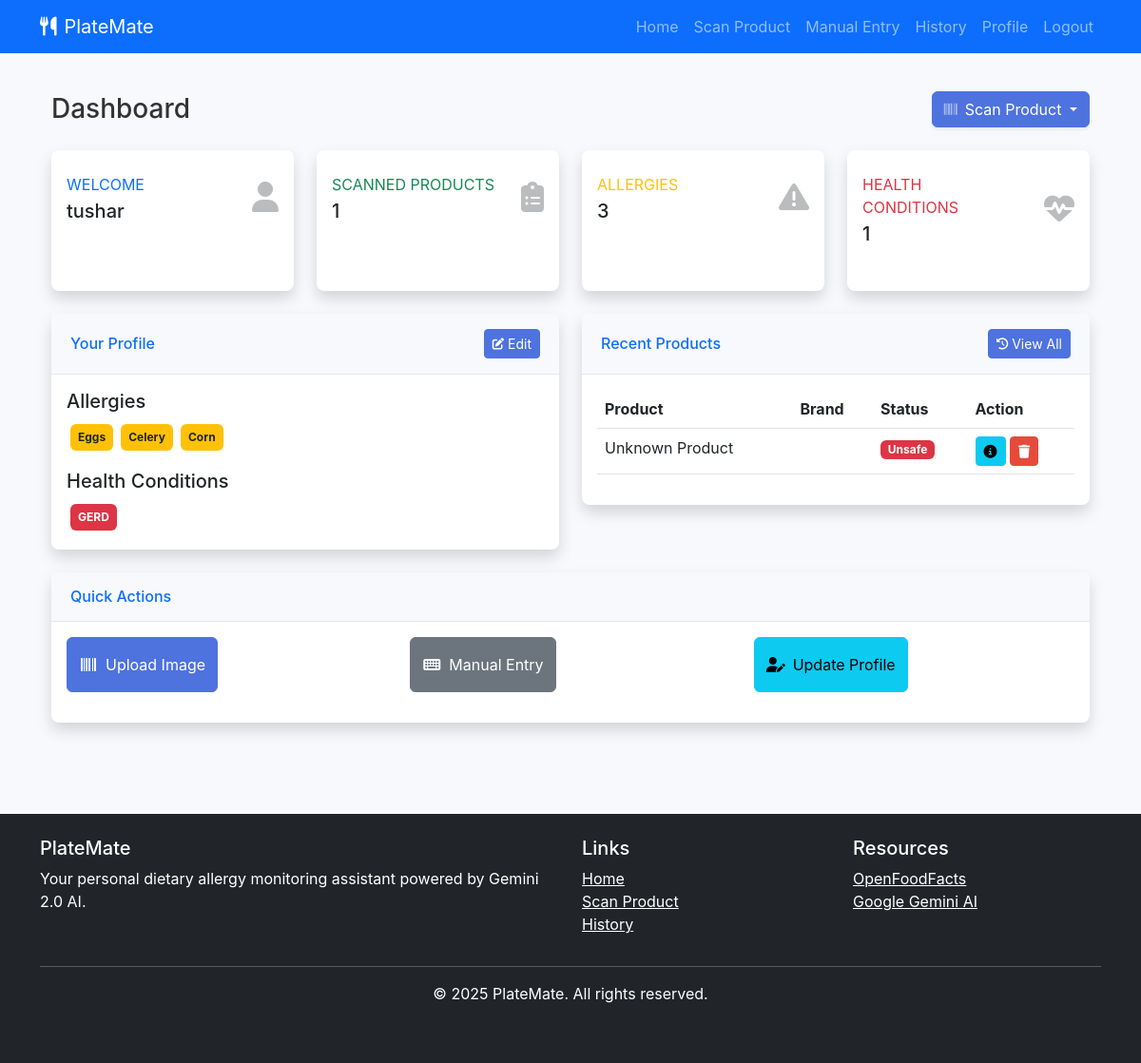
The app's page / (signed in) with its own data.
### app.py (models this page shows)
class User(db.Model):
    id = db.Column(db.Integer, primary_key=True)
    username = db.Column(db.String(120), unique=True, nullable=False)
    name = db.Column(db.String(120), nullable=False)
    mobile = db.Column(db.String(20), unique=True, nullable=False)
    age = db.Column(db.Integer, nullable=False)
    allergies = db.Column(db.String(255), default="")
    health_conditions = db.Column(db.String(255), default="")
    saved_products = db.relationship('SavedProduct', backref='user', lazy=True)

class SavedProduct(db.Model):
    id = db.Column(db.Integer, primary_key=True)
    barcode = db.Column(db.String(50), nullable=False)
    title = db.Column(db.String(200), nullable=False)
    brand = db.Column(db.String(100))
    category = db.Column(db.String(100))
    is_safe = db.Column(db.Boolean, default=True)
    user_id = db.Column(db.Integer, db.ForeignKey('user.id'), nullable=False)
    date_added = db.Column(db.DateTime, default=db.func.current_timestamp())

### app.py (the view)
@app.route('/')
def home():
    if 'user_id' in session:
        user = User.query.get(session['user_id'])
        if not user:
            session.clear()
            flash("User not found. Please log in again.", "danger")
            return redirect(url_for('login'))
        recent_products = SavedProduct.query.filter_by(user_id=user.id).order_by(SavedProduct.date_added.desc()).limit(5).all()
        return render_template('dashboard.html', user=user, recent_products=recent_products)
    return render_template('index.html')

### app.py (called while the page is built)
@app.context_processor
def inject_now():
    return {'now': datetime.now()}

### templates/dashboard.html (shortened to what this page needs)
{% extends 'base.html' %}
{% block content %}
<div class="container">
    <div class="d-sm-flex align-items-center justify-content-between mb-4">
        <h1 class="h3 mb-0 text-gray-800">Dashboard</h1>
        <div class="dropdown">
            <button class="btn btn-primary dropdown-toggle shadow-sm" type="button" id="scanDropdown" data-bs-toggle="dropdown" aria-expanded="false">
                <i class="fas fa-barcode fa-sm text-white-50 me-2"></i>Scan Product
            </button>
        </div>
    </div>
    <div class="row">
        <div class="col-xl-3 col-md-6 mb-4">
            <div class="card border-0 shadow h-100 py-2 stat-card stat-primary">
                <div class="card-body">
                    <div class="row no-gutters align-items-center">
                        <div class="col mr-2">
                            <div class="text-xs font-weight-bold text-primary text-uppercase mb-1">
                                Welcome
                            </div>
                            <div class="h5 mb-0 font-weight-bold text-gray-800">{{ user.name }}</div>
                        </div>
                        <div class="col-auto">
                            <i class="fas fa-user fa-2x text-gray-300 stat-icon"></i>
                        </div>
                    </div>
                </div>
            </div>
        </div>
        <div class="col-xl-3 col-md-6 mb-4">
            <div class="card border-0 shadow h-100 py-2 stat-card stat-success">
                <div class="card-body">
                    <div class="row no-gutters align-items-center">
                        <div class="col mr-2">
                            <div class="text-xs font-weight-bold text-success text-uppercase mb-1">
                                Scanned Products
                            </div>
                            <div class="h5 mb-0 font-weight-bold text-gray-800">{{ user.saved_products|length }}</div>
                        </div>
                        <div class="col-auto">
                            <i class="fas fa-clipboard-list fa-2x text-gray-300 stat-icon"></i>
                        </div>
                    </div>
                </div>
            </div>
        </div>
        <div class="col-xl-3 col-md-6 mb-4">
            <div class="card border-0 shadow h-100 py-2 stat-card stat-warning">
                <div class="card-body">
                    <div class="row no-gutters align-items-center">
                        <div class="col mr-2">
                            <div class="text-xs font-weight-bold text-warning text-uppercase mb-1">
                                Allergies
                            </div>
                            <div class="h5 mb-0 font-weight-bold text-gray-800">
                                {{ user.allergies.split(',')|length if user.allergies else 0 }}
                            </div>
                        </div>
                        <div class="col-auto">
                            <i class="fas fa-exclamation-triangle fa-2x text-gray-300 stat-icon"></i>
                        </div>
                    </div>
                </div>
            </div>
        </div>
        <div class="col-xl-3 col-md-6 mb-4">
            <div class="card border-0 shadow h-100 py-2 stat-card stat-danger">
                <div class="card-body">
                    <div class="row no-gutters align-items-center">
                        <div class="col mr-2">
                            <div class="text-xs font-weight-bold text-danger text-uppercase mb-1">
                                Health Conditions
                            </div>
                            <div class="h5 mb-0 font-weight-bold text-gray-800">
                                {{ user.health_conditions.split(',')|length if user.health_conditions else 0 }}
                            </div>
                        </div>
                        <div class="col-auto">
                            <i class="fas fa-heartbeat fa-2x text-gray-300 stat-icon"></i>
                        </div>
                    </div>
                </div>
            </div>
        </div>
    </div>
    <div class="row">
        <div class="col-lg-6">
            <div class="card shadow mb-4">
                <div class="card-header py-3 d-flex flex-row align-items-center justify-content-between">
                    <h6 class="m-0 font-weight-bold text-primary">Your Profile</h6>
                    <a href="{{ url_for('profile') }}" class="btn btn-sm btn-primary">
                         Edit
                    </a>
                </div>
                <div class="card-body">
                    <div class="mb-3">
                        <h5>Allergies</h5>
                        {% if user.allergies %}
                            <div class="d-flex flex-wrap">
                                {% for allergy in user.allergies.split(',') %}
                                    <span class="badge bg-warning text-dark m-1 p-2">{{ allergy.strip() }}</span>
                                {% endfor %}
                            </div>
                        {% else %}
                            <p class="text-muted">No allergies specified</p>
                        {% endif %}
                    </div>
                    <div>
                        <h5>Health Conditions</h5>
                        {% if user.health_conditions %}
                            <div class="d-flex flex-wrap">
                                {% for condition in user.health_conditions.split(',') %}
                                    <span class="badge bg-danger text-white m-1 p-2">{{ condition.strip() }}</span>
                                {% endfor %}
                            </div>
                        {% else %}
                            <p class="text-muted">No health conditions specified</p>
                        {% endif %}
                    </div>
                </div>
            </div>
        </div>
        <div class="col-lg-6">
            <div class="card shadow mb-4">
                <div class="card-header py-3 d-flex flex-row align-items-center justify-content-between">
                    <h6 class="m-0 font-weight-bold text-primary">Recent Products</h6>
                    <a href="{{ url_for('product_history') }}" class="btn btn-sm btn-primary">
                         View All
                    </a>
                </div>
                <div class="card-body">
                    {% if recent_products %}
                        <div class="table-responsive">
                            <table class="table table-hover">
                                <thead>
                                    <tr>
                                        <th>Product</th>
                                        <th>Brand</th>
                                        <th>Status</th>
                                        <th>Action</th>
                                    </tr>
                                </thead>
                                <tbody>
                                    {% for product in recent_products %}
                                        <tr>
                                            <td>{{ product.title }}</td>
                                            <td>{{ product.brand }}</td>
                                            <td>
                                                {% if product.is_safe %}
                                                    <span class="badge bg-success">Safe</span>
                                                {% else %}
                                                    <span class="badge bg-danger">Unsafe</span>
                                                {% endif %}
                                            </td>
                                            <td>
                                                <a href="{{ url_for('product_details', barcode=product.barcode) }}" class="btn btn-sm btn-info">
                                                    <i class="fas fa-info-circle"></i>
                                                </a>
                                                <form action="{{ url_for('delete_product', product_id=product.id) }}" method="POST" class="d-inline" onsubmit="return confirm('Are you sure you want to delete this product from your history?');">
                                                    <button type="submit" class="btn btn-sm btn-danger">
                                                        <i class="fas fa-trash"></i>
                                                    </button>
                                                </form>
                                            </td>
                                        </tr>
                                    {% endfor %}
                                </tbody>
                            </table>
                        </div>
                    {% endif %}
                </div>
            </div>
        </div>
    </div>
    <div class="row">
        <div class="col-12">
            <div class="card shadow mb-4">
                <div class="card-header py-3">
                    <h6 class="m-0 font-weight-bold text-primary">Quick Actions</h6>
                </div>
                <div class="card-body">
                    <div class="row justify-content-center">
                        <div class="col-md-4 mb-3">
                            <a href="{{ url_for('scan_barcode') }}" class="btn btn-primary btn-block py-3">
                                <i class="fas fa-barcode fa-fw me-2"></i>Upload Image
                            </a>
                        </div>
                        <div class="col-md-4 mb-3">
                            <a href="{{ url_for('manual_entry') }}" class="btn btn-secondary btn-block py-3">
                                <i class="fas fa-keyboard fa-fw me-2"></i>Manual Entry
                            </a>
                        </div>
                        <div class="col-md-4 mb-3">
                            <a href="{{ url_for('profile') }}" class="btn btn-info btn-block py-3">
                                <i class="fas fa-user-edit fa-fw me-2"></i>Update Profile
                            </a>
                        </div>
                    </div>
                </div>
            </div>
        </div>
    </div>
</div>
{% endblock %}

### static/css/style.css (style rules this page uses)
:root { --primary-color: #4e73df; --secondary-color: #1cc88a; --danger-color: #e74a3b; --warning-color: #f6c23e; --info-color: #36b9cc; --dark-color: #5a5c69; --light-color: #f8f9fc; }
body { font-family: 'Nunito', -apple-system, BlinkMacSystemFont, 'Segoe UI', Roboto, 'Helvetica Neue', Arial, sans-serif; background-color: #f8f9fc; color: #333; }
.card { border: none; border-radius: 0.5rem; box-shadow: 0 0.15rem 1.75rem 0 rgba(58, 59, 69, 0.15); margin-bottom: 1.5rem; }
.card-header { background-color: #f8f9fc; border-bottom: 1px solid #e3e6f0; padding: 1rem 1.25rem; }
.btn-primary { background-color: var(--primary-color); border-color: var(--primary-color); }
.btn-danger { background-color: var(--danger-color); border-color: var(--danger-color); }
.stat-card { border-left: 0.25rem solid; border-radius: 0.5rem; }
.stat-primary { border-left-color: var(--primary-color); }
.stat-success { border-left-color: var(--secondary-color); }
.stat-warning { border-left-color: var(--warning-color); }
.stat-danger { border-left-color: var(--danger-color); }
.stat-icon { font-size: 2rem; opacity: 0.3; }

### records on screen
User: name "tushar", strip "GERD"
SavedProduct: title "Unknown Product", is_safe "Unsafe"

### other values on screen
{{ user.saved_products|length }} "1"
{{ user.allergies.split(',')|length if user.allergies else 0 }} "3"
{{ allergy.strip() }} "Eggs" "Celery" "Corn"
